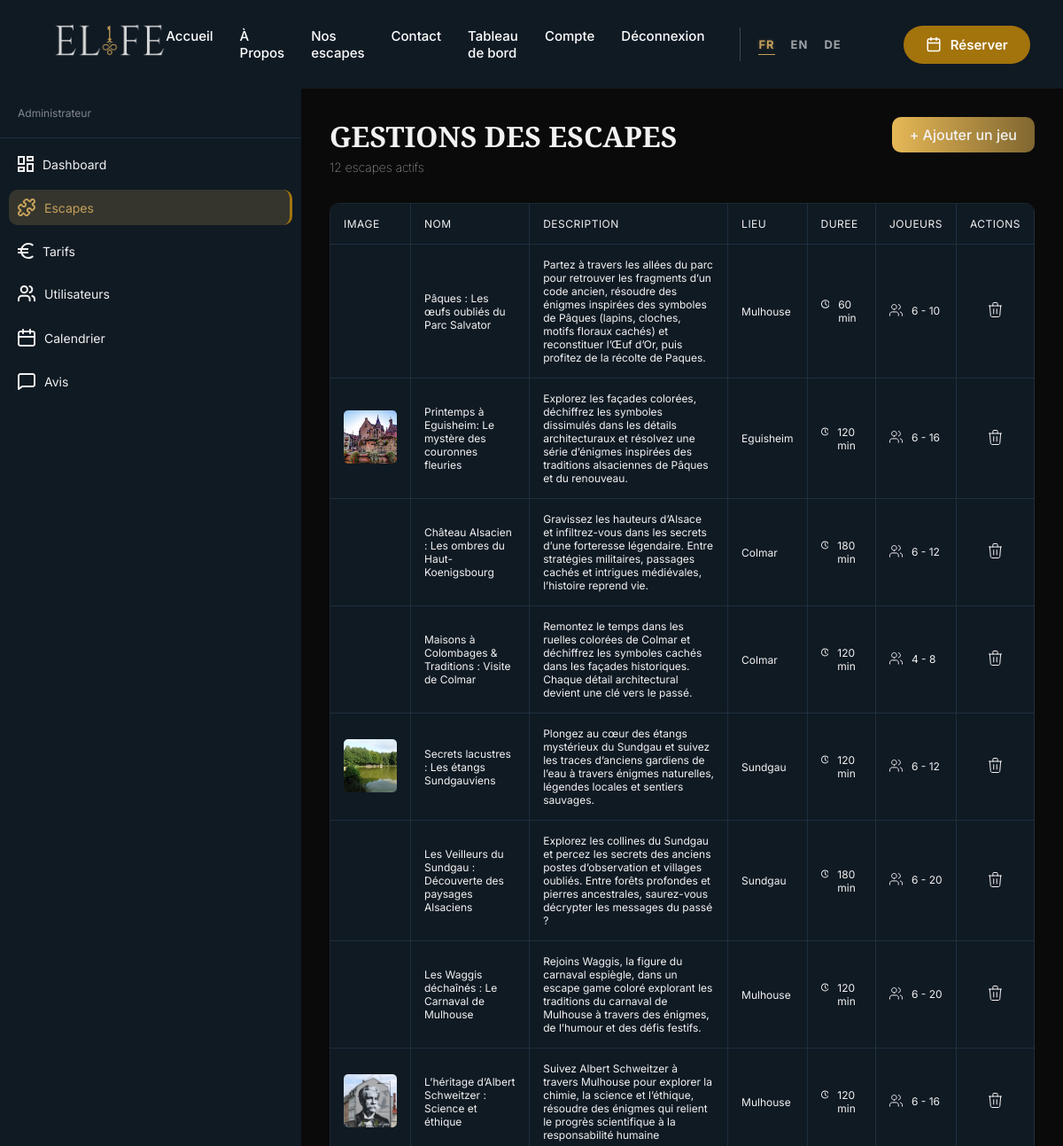
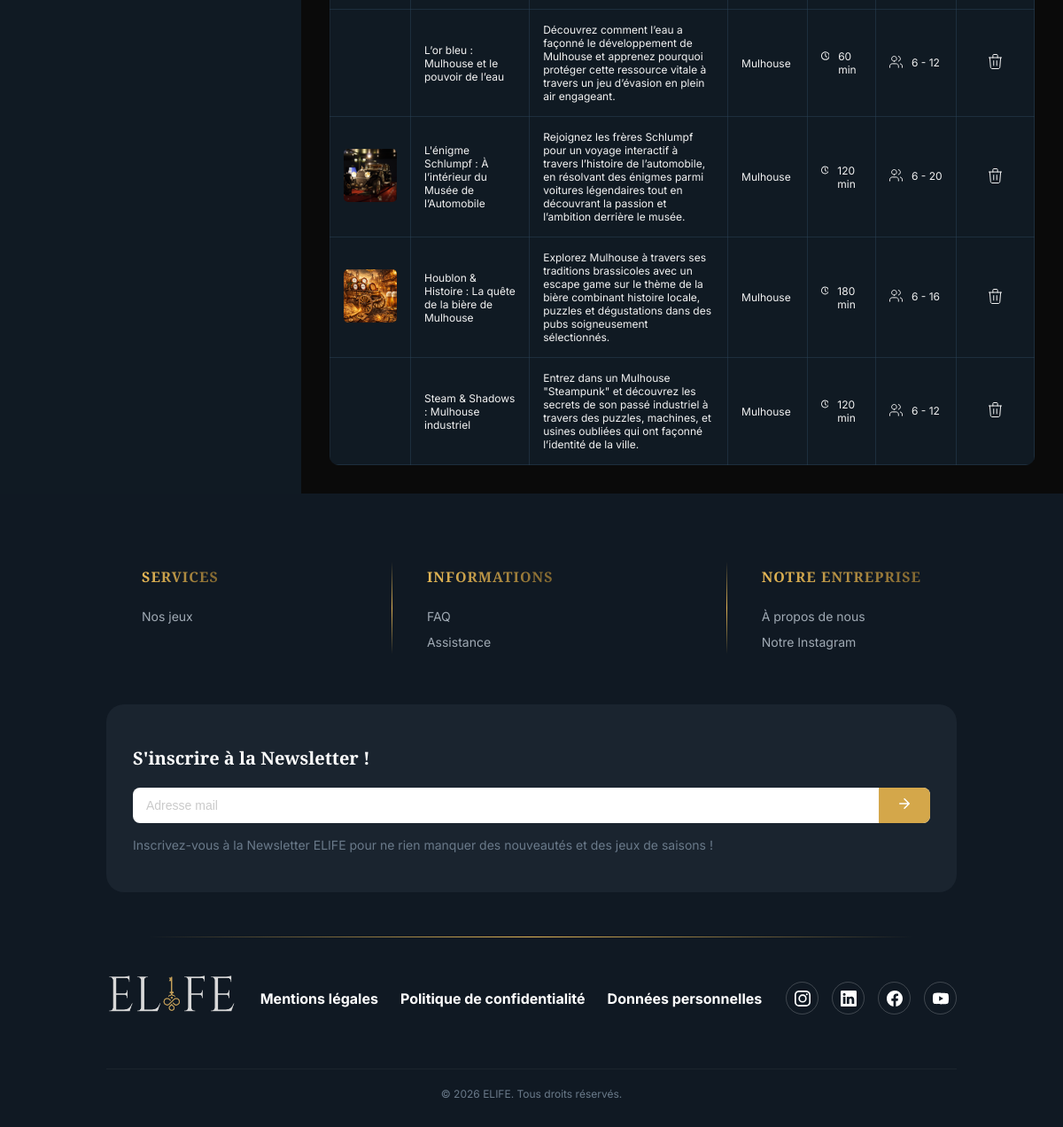
Page /index.php?action=ajoutEscape (signed in) on the committed database (2 pictures, top to bottom).
### tables this page shows
CREATE TABLE `escape` (
  `id_escape` int(11) NOT NULL,
  `nom` varchar(65) NOT NULL,
  `description` text NOT NULL,
  `lieu` varchar(50) NOT NULL,
  `duree` int(11) NOT NULL,
  `nbr_pers_min` int(11) NOT NULL,
  `nbr_pers_max` int(11) NOT NULL
);

### vue/vue.class.php (called while the page is built, shortened)
<?php
class vue
{
  private $fichierVue;
  public function __construct($action)
  {
    $this->fichierVue = "vue/vue" . $action . ".php";
  }
  public function afficher($data)
  {
    if (!isset($_SESSION["acces"]) || empty($_SESSION["acces"])) {
      ob_start();
      require "composants/header/header_deconnecte.php";
      $header = ob_get_clean();
    } elseif (isset($_SESSION['statut']) && $_SESSION['statut'] == 2) {
      require "composants/header/header_admin.php";
    } else {
      ob_start();
      require "composants/header/header_connecte.php";
      $header = ob_get_clean();
    }
    require "composants/footer/footer_deconnecte.php";
    require $this->fichierVue;
    require "gabarit.php";
  }
}

### controleur/ctlAjoutEscape.class.php (called while the page is built, shortened)
<?php
require_once "modele/ajoutEscape.class.php";
require_once "vue/vue.class.php";
class ctlAjoutEscape
{
    private $ajoutEscape;
    public function __construct()
    {
        $this->ajoutEscape = new ajoutEscape();
    }
    public function afficherEscapes()
    {
        $vue = new vue("AjoutEscape");
        $escapes = $this->ajoutEscape->getAllEscapes();
        $vue->afficher([
            "escapes" => $escapes,
            "message" => ""
        ]);
    }
}

### index.php (called while the page is built, shortened)
<?php
require "includes/default_config.php";
$routeur = new routeur();
$routeur->routerRequete();

### modele/ajoutEscape.class.php (called while the page is built, shortened)
<?php
require_once "modele/database.class.php";
class ajoutEscape extends database
{
    public function getAllEscapes()
    {
        $req = "SELECT * FROM escape ORDER BY id_escape DESC";
        return $this->execReq($req);
    }
}

### includes/default_config.php (called while the page is built, shortened)
<?php
$Conf = new stdClass();
$Conf->DBHost = Config::$DBHOST ?? "localhost";
$Conf->DBName = Config::$DBNAME ?? "";
$Conf->DBUser = Config::$DBUSER ?? "root";
$Conf->DBPwd = Config::$DBPWD ?? "admin";

### modele/database.class.php (called while the page is built, shortened)
<?php
abstract class database
{
  private $bdd;
  protected function execReq($req)
  {
    $reponse = $this->connexionBDD()->query($req);
    $resultat = $reponse->fetchAll(PDO::FETCH_ASSOC);
    return $resultat;
  }
  private function connexionBDD()
  {
    global $Conf;
    if (!isset($this->bdd))
      try {
        $options = array(PDO::MYSQL_ATTR_INIT_COMMAND => "SET NAMES utf8");
        $this->bdd = new PDO('mysql:host=' . $Conf->DBHost . ';dbname=' . $Conf->DBName, $Conf->DBUser, $Conf->DBPwd, $options);
      } catch (Exception $err) {
        throw new Exception("Connexion à la BDD");
      }
    return $this->bdd;
  }
}

### vue/vueAjoutEscape.php (the view, shortened to what this page needs)
<?php
$style = '<link rel="stylesheet" href="styles/ajoutEscape.css">';
?>
<div class="contenu">
    <div class="menu-gauche">
        <div class="admin" id="adminAdministrateur">Administrateur</div>
        <div class="ligne"></div>
        <div class="menu-categorie">
            <a href="index.php?action=dash" class="dash">
                <svg width="18" height="18" viewBox="0 0 18 18" fill="none" xmlns="http://www.w3.org/2000/svg">
                    <path d="M10 6V0H18V6H10ZM0 10V0H8V10H0ZM10 18V8H18V18H10ZM0 18V12H8V18H0ZM2 8H6V2H2V8ZM12 16H16V10H12V16ZM12 4H16V2H12V4ZM2 16H6V14H2V16Z" fill="#f2f2f2" />
                </svg>
                <div id="dashAdmin">Dashboard</div>
            </a>
            <a href="index.php?action=ajoutEscape" class="escape">
                <div id="escapeAdmin">Escapes</div>
            </a>
            <a href="index.php?action=dashTarif" class="tarif">
                <div id="tarifAdmin">Tarifs</div>
            </a>
            <a href="index.php?action=utilisateurs" class="user">
                <div id="utilisateurAdmin">Utilisateurs</div>
            </a>
            <a href="index.php?action=dashCalendrier" class="calendrier">
                <div id="calendrierAdmin">Calendrier</div>
            </a>
            <a href="index.php?action=dashAvis" class="avis">
                <div id="avisAdmin">Avis</div>
            </a>
        </div>
    </div>
    <div class="droite">
        <div class="haut">
            <div class="part1">
                <h1 id="gestionAdmin">GESTION DES ESCAPES</h1>
                <div class="sous-titre">
                    <?= isset($escapes) ? count($escapes) : 0 ?> <span id="ajoutEscapeActifsSuffixe">escapes actifs</span>
                </div>
            </div>
            <div class="part2">
                <a href="#" class="ajouter" id="btnAjouter">+ Ajouter</a>
            </div>
        </div>
        <div class="bas">
            <table class="table-escapes">
                <thead>
                    <tr>
                        <th id="ajoutEscapeColImage">Image</th>
                        <th id="ajoutEscapeColNom">Nom</th>
                        <th id="ajoutEscapeColDescription">Description</th>
                        <th id="ajoutEscapeColLieu">Lieu</th>
                        <th id="ajoutEscapeColDuree">Durée</th>
                        <th id="ajoutEscapeColJoueurs">Joueurs</th>
                        <th id="ajoutEscapeColActions">Actions</th>
                    </tr>
                </thead>
                <tbody>
                    <?php if (!empty($escapes)): ?>
                        <?php foreach ($escapes as $escape): ?>
                            <tr>
                                <td>
                                    <?php
                                    $dossier = "photos_escapes/";
                                    $id = $escape['id_escape'];
                                    $extensions = ['jpg', 'jpeg', 'png', 'webp'];
                                    $imagePath = null;
                                    foreach ($extensions as $ext) {
                                        if (file_exists($dossier . $id . "." . $ext)) {
                                            $imagePath = $dossier . $id . "." . $ext;
                                            break;
                                        }
                                    }
                                    ?>
                                    <?php if ($imagePath): ?>
                                        <img src="<?= $imagePath ?>" loading="lazy" width="60">
                                    <?php else: ?>
                                        <div class="placeholder-img"></div>
                                    <?php endif; ?>
                                </td>
                                <td><?= $escape['nom'] ?></td>
                                <td><?= $escape['description'] ?></td>
                                <td><?= $escape['lieu'] ?></td>
                                <td>
                                    <div class="case">
                                        <div class="duree"><?= $escape['duree'] ?> min</div>
                                    </div>
                                </td>
                                <td>
                                    <div class="case">
                                        <div class="joueurs"><?= $escape['nbr_pers_min'] ?> - <?= $escape['nbr_pers_max'] ?>
                                        </div>
                                    </div>
                                </td>
                                <td>
                                    <a class="supp" href="index.php?action=supprimerEscape&id=<?= $escape['id_escape'] ?>">
                                    </a>
                                </td>
                            </tr>
                        <?php endforeach; ?>
                    <?php else: ?>
                        <tr>
                            <td colspan="6" id="ajoutEscapeAucun">Aucun escape enregistré.</td>
                        </tr>
                    <?php endif; ?>
                </tbody>
            </table>
        </div>
    </div>

### styles/ajoutEscape.css (style rules this page uses)
body { background-color: var(--noir); font-family: var(--texte); color: var(--blanc-casse); overflow-x: hidden; }
.admin { font-size: 12px; color: var(--blanc-casse); opacity: 50%; }
.menu-gauche { width: 300px; background-color: var(--bleu-fonce); padding: 20px; }
.menu-categorie { color: var(--blanc-casse); display: inline-block; width: 100%; }
.dash, .escape, .calendrier, .avis, .user, .tarif { display: flex; align-items: center; margin-bottom: 30px; font-size: 14px; text-decoration: none; color: var(--blanc-casse); }
.escape { color: var(--gold-clair); background-color: rgba(197, 160, 89, 0.2); padding: 10px; border-radius: 10px; margin: -10px; margin-bottom: 20px; border-right: solid #A3730C 3px; }
.dash>div, .escape>div, .calendrier>div, .avis>div, .user>div, .tarif>div { margin-left: 10px; font-size: 14px; }
.ligne { margin-top: 20px; margin-bottom: 20px; height: 1px; width: 340px; background-color: var(--bleu-clair); margin-left: -20px; }
.contenu { display: flex; }
.droite { margin: 32px; flex: 1; }
h1 { margin: 0; font-family: var(--titre); margin-bottom: 5px; }
.sous-titre { font-size: 14px; font-weight: lighter; margin-bottom: 32px; }
.ajouter { text-decoration: none; color: var(--blanc-casse); background: var(--gold-gradient); padding: 10px 20px; border-radius: 10px; font-weight: 500; }
.part2 { margin-top: 10px; margin-left: auto; }
.haut { display: flex; align-items: start; }
::placeholder { color: #cacaca; font-weight: lighter; font-size: 14px; }
.table-escapes { width: 100%; border-collapse: collapse; border-radius: 10px; overflow: hidden; }
.table-escapes thead { background-color: var(--bleu-fonce); border: 1px solid var(--bleu-clair); }
.table-escapes th { text-align: left; padding: 15px; font-size: 12px; color: var(--blanc-casse); text-transform: uppercase; letter-spacing: 0.5px; border: 1px solid var(--bleu-clair); font-weight: normal; }
.table-escapes td { padding: 15px; border: 1px solid var(--bleu-clair); font-size: 12px; color: var(--blanc-casse); background-color: var(--bleu-fonce); }
.table-escapes td img { width: 60px; height: 60px; object-fit: cover; border-radius: 5px; }
.placeholder-img { width: 60px; height: 60px; }
td>a { text-decoration: none; }
.supp { display: block; text-align: center; margin: 0 auto; }
.joueurs, .duree { align-items: center; margin-left: 10px; }
.case { display: inline-flex; }

### styles/variables.css (style rules this page uses)
:root { --blanc-casse: #F2F2F2; --gold-clair: #C5A059; --gold-fonce: #A3730C; --bleu-fonce: #101A23; --noir: #0A0A0A; --marron-clair: #4B2009; --marron-fonce: #322611; --bleu-clair: rgb(43, 67, 89, 0.5); --titre: 'Cinzel', serif; --texte: 'Inter', sans-serif; --gold-gradient: linear-gradient(to right, #E6B856, #806630); --gold-gradient-transition: linear-gradient(to right, #E6B856, #806630, #E6B856, #806630); --gold-fade: linear-gradient(to bottom, transparent 0%, #E6B856 50%, transparent 100%); --gold-fade-horizontal: linear-gradient(to right, transparent 0%, #E6B856 50%, transparent 100%); --fond-sombre: #101A23; }
body { margin: 0; padding: 0; overflow-x: hidden; scroll-behavior: smooth; }
html { cursor: url("../images/cursor.png"), default; }
* { scrollbar-width: thin; scrollbar-color: #c5a059 #101a23; }

### rows in the picture
escape: nom "Pâques : Les œufs oubliés du Parc Salvator", description "Partez à travers les allées du parc pour retrouver les fragments d’un code ancien, résoudre des énigmes inspirées des symboles de Pâques (lapins, cloches, motifs floraux cachés) et reconstituer l’Œuf d’Or, puis profitez de la récolte de Paques.", lieu "Mulhouse", duree "60", nbr_pers_min "6", nbr_pers_max "10"
escape: shows a picture, nom "Printemps à Eguisheim: Le mystère des couronnes fleuries", description "Explorez les façades colorées, déchiffrez les symboles dissimulés dans les détails architecturaux et résolvez une série d’énigmes inspirées des traditions alsaciennes de Pâques et du renouveau.", lieu "Eguisheim", duree "120", nbr_pers_min "6", nbr_pers_max "16"
escape: nom "Château Alsacien : Les ombres du Haut-Koenigsbourg", description "Gravissez les hauteurs d’Alsace et infiltrez-vous dans les secrets d’une forteresse légendaire. Entre stratégies militaires, passages cachés et intrigues médiévales, l’histoire reprend vie.", lieu "Colmar", duree "180", nbr_pers_min "6", nbr_pers_max "12"
escape: nom "Maisons à Colombages & Traditions : Visite de Colmar", description "Remontez le temps dans les ruelles colorées de Colmar et déchiffrez les symboles cachés dans les façades historiques. Chaque détail architectural devient une clé vers le passé.", lieu "Colmar", duree "120", nbr_pers_min "4", nbr_pers_max "8"
escape: shows a picture, nom "Secrets lacustres : Les étangs Sundgauviens", description "Plongez au cœur des étangs mystérieux du Sundgau et suivez les traces d’anciens gardiens de l’eau à travers énigmes naturelles, légendes locales et sentiers sauvages.", lieu "Sundgau", duree "120", nbr_pers_min "6", nbr_pers_max "12"
escape: nom "Les Veilleurs du Sundgau : Découverte des paysages Alsaciens", description "Explorez les collines du Sundgau et percez les secrets des anciens postes d’observation et villages oubliés. Entre forêts profondes et pierres ancestrales, saurez-vous décrypter les messages du passé ?", lieu "Sundgau", duree "180", nbr_pers_min "6", nbr_pers_max "20"
escape: nom "Les Waggis déchaînés : Le Carnaval de Mulhouse", description "Rejoins Waggis, la figure du carnaval espiègle, dans un escape game coloré explorant les traditions du carnaval de Mulhouse à travers des énigmes, de l’humour et des défis festifs.", lieu "Mulhouse", duree "120", nbr_pers_min "6", nbr_pers_max "20"
escape: shows a picture, nom "L’héritage d’Albert Schweitzer : Science et éthique", description "Suivez Albert Schweitzer à travers Mulhouse pour explorer la chimie, la science et l’éthique, résoudre des énigmes qui relient le progrès scientifique à la responsabilité humaine", lieu "Mulhouse", duree "120", nbr_pers_min "6", nbr_pers_max "16"
escape: nom "L’or bleu : Mulhouse et le pouvoir de l’eau", description "Découvrez comment l’eau a façonné le développement de Mulhouse et apprenez pourquoi protéger cette ressource vitale à travers un jeu d’évasion en plein air engageant.", lieu "Mulhouse", duree "60", nbr_pers_min "6", nbr_pers_max "12"
escape: shows a picture, nom "L'énigme Schlumpf : À l’intérieur du Musée de l’Automobile", description "Rejoignez les frères Schlumpf pour un voyage interactif à travers l’histoire de l’automobile, en résolvant des énigmes parmi voitures légendaires tout en découvrant la passion et l’ambition derrière le musée.", lieu "Mulhouse", duree "120", nbr_pers_min "6", nbr_pers_max "20"
escape: shows a picture, nom "Houblon & Histoire : La quête de la bière de Mulhouse", description "Explorez Mulhouse à travers ses traditions brassicoles avec un escape game sur le thème de la bière combinant histoire locale, puzzles et dégustations dans des pubs soigneusement sélectionnés.", lieu "Mulhouse", duree "180", nbr_pers_min "6", nbr_pers_max "16"
escape: nom "Steam & Shadows : Mulhouse industriel", description "Entrez dans un Mulhouse \"Steampunk\" et découvrez les secrets de son passé industriel à travers des puzzles, machines, et usines oubliées qui ont façonné l’identité de la ville.", lieu "Mulhouse", duree "120", nbr_pers_min "6", nbr_pers_max "12"

### other values in the picture
count($escapes) "12"
